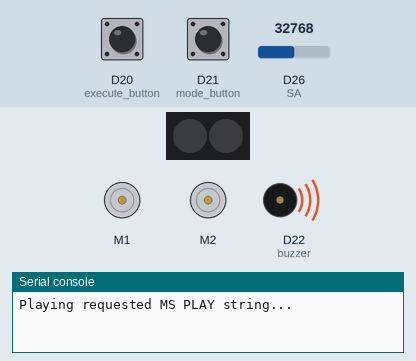
Recording of a program running on a simulated Circuit Playground running CircuitPython. Parts: 2 × DC motor (green arrow = forward, orange = backward, longer = faster), 2 RGB LEDs in strip order, left to right, buzzer (waves = sounding), the last lines printed to the serial console. The test bench sets the inputs (shaded band); at power-on: D20 (execute_button) HIGH, D21 (mode_button) HIGH, D26 (SA) = 32768 (analog values on the 0–65535 scale). Dim RGB values are drawn brighter than linear; the board's own WiFi access point starts at once; the interpreter's speed is modelled, so counts of loop turns are approximate.

Above: at 1.2 s.
1.3 s: D20 (execute_button) pulled LOW for 1 s
At 3.4 s:
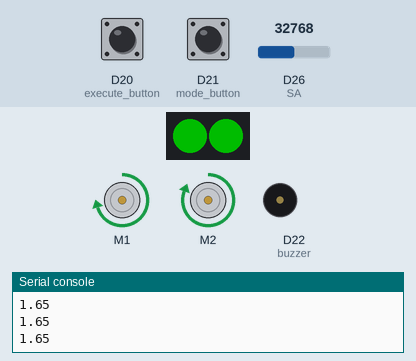
3.8 s: D21 (mode_button) pulled LOW for 1 s
At 5.7 s:
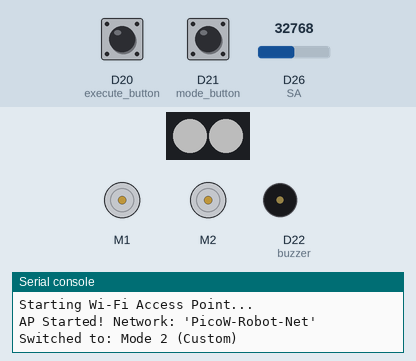
6.3 s: D21 (mode_button) pulled LOW for 0.15 s
At 7.6 s:
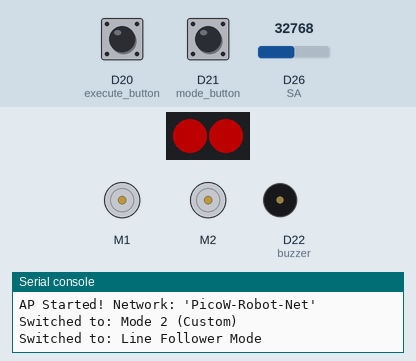
7.9 s: D21 (mode_button) pulled LOW for 3.2 s
At 8.25 s:
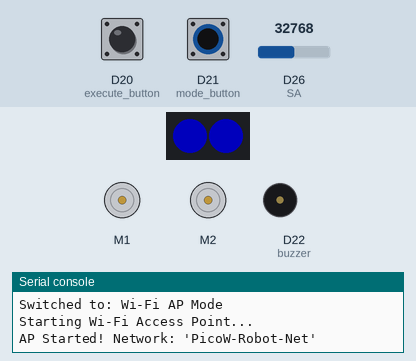
12.6 s: D20 (execute_button) pulled LOW for 0.15 s
At 12.93 s:
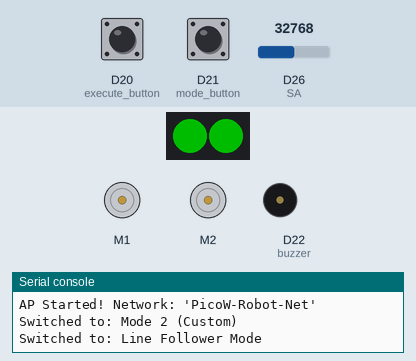
14.5 s: D26 (SA) set to 33968
16.0 s: D26 (SA) set to 35904
At 17.1 s:
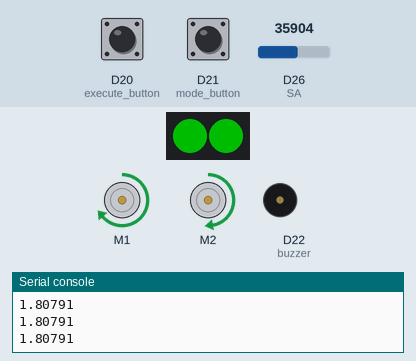
Timing chart, 0 to 18.5 s (numbered marks = the images above; inputs shaded):
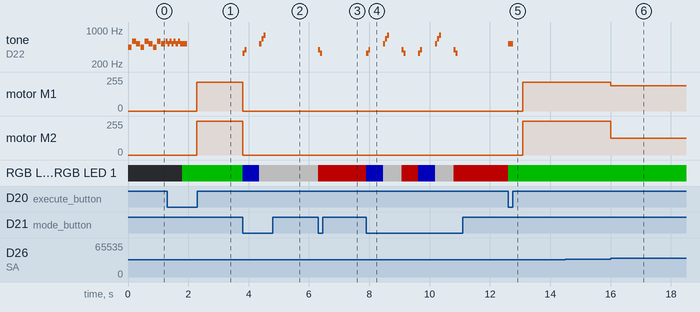

The program:

04_Line_Following.py
```python
import time
import board
import analogio
import digitalio
import pwmio
import neopixel
import wifi
import socketpool
from adafruit_motor import motor
from adafruit_httpserver import Server, Request, Response, GET
import adafruit_hcsr04


factor = 0.15 #Adjustment factor for the motor drive system

# --- MOTOR HARDWARE SETUP ---
PWM_M1A, PWM_M1B = board.GP8, board.GP9
PWM_M2A, PWM_M2B = board.GP10, board.GP11

pwm_1a = pwmio.PWMOut(PWM_M1A, frequency=5000)
pwm_1b = pwmio.PWMOut(PWM_M1B, frequency=5000)
motorL = motor.DCMotor(pwm_1a, pwm_1b)
pwm_2a = pwmio.PWMOut(PWM_M2A, frequency=5000)
pwm_2b = pwmio.PWMOut(PWM_M2B, frequency=5000)
motorR = motor.DCMotor(pwm_2a, pwm_2b)

# Ultrasonic Sensor Setup
sonar = adafruit_hcsr04.HCSR04(trigger_pin=board.GP16, echo_pin=board.GP17)

# --- SENSORS & BUTTONS ---
SA = analogio.AnalogIn(board.GP26)

execute_button = digitalio.DigitalInOut(board.GP20)
execute_button.direction = digitalio.Direction.INPUT
execute_button.pull = digitalio.Pull.UP

mode_button = digitalio.DigitalInOut(board.GP21)
mode_button.direction = digitalio.Direction.INPUT
mode_button.pull = digitalio.Pull.UP

# --- PASSIVE BUZZER SETUP (GP22) ---
buzzer = pwmio.PWMOut(board.GP22, frequency=440, duty_cycle=0, variable_frequency=True)

OCTAVE_4 = {
    'c': 261.63, 'c#': 277.18, 'd': 293.66, 'd#': 311.13, 'e': 329.63,
    'f': 349.23, 'f#': 369.99, 'g': 392.00, 'g#': 415.30, 'a': 440.00,
    'a#': 466.16, 'b': 493.88, 'p': 0
}

def play_frequency(frequency, duration):
    if frequency > 0:
        buzzer.frequency = int(frequency)
        buzzer.duty_cycle = 32768
    else:
        buzzer.duty_cycle = 0
    time.sleep(duration)
    buzzer.duty_cycle = 0
    time.sleep(duration * 0.1)

def Read_Ultrasonic():
    time.sleep(0.1)
    return sonar.distance

def play_ms_string(play_str):
    tempo, default_length, current_octave = 120, 4, 4
    i = 0
    play_str = play_str.lower()
    while i < len(play_str):
        char = play_str[i]
        if char == 'm':
            i += 2
            continue
        elif char == 't':
            val = ""
            i += 1
            while i < len(play_str) and play_str[i].isdigit():
                val += play_str[i]
                i += 1
            if val: tempo = int(val)
            continue
        elif char == 'o':
            i += 1
            if i < len(play_str) and play_str[i].isdigit():
                current_octave = int(play_str[i])
                i += 1
            continue
        elif char == 'l':
            val = ""
            i += 1
            while i < len(play_str) and play_str[i].isdigit():
                val += play_str[i]
                i += 1
            if val: default_length = int(val)
            continue
        elif char in 'abcdefgp':
            note = char
            i += 1
            if i < len(play_str) and play_str[i] in ('#', '+'):
                note += '#'
                i += 1
            note_len_val = ""
            while i < len(play_str) and play_str[i].isdigit():
                note_len_val += play_str[i]
                i += 1
            length = int(note_len_val) if note_len_val else default_length
            duration = (240 / tempo) / length
            if note in OCTAVE_4:
                base_freq = OCTAVE_4[note]
                octave_shift = current_octave - 4
                frequency = base_freq * (2 ** octave_shift)
                play_frequency(frequency, duration)
            continue
        else:
            i += 1

# --- NEOPIXEL SETUP ---
pixels = neopixel.NeoPixel(board.GP18, 2, brightness=0.3, auto_write=True)
RED, GREEN, BLUE, MAGENTA, WHITE = (255, 0, 0), (0, 255, 0), (0, 0, 255), (255, 0, 255), (255, 255, 255)

def Robot_Movement(sL, sR):
    motorL.throttle = sL
    motorR.throttle = sR

# --- ULTRA-SIMPLIFIED UI ---
html_page = """<!DOCTYPE html><html><head>
<meta name='viewport' content='width=device-width, initial-scale=1.0'>
<style>
    body { font-family: sans-serif; text-align: center; background: #222; color: white; }
    .grid { display: grid; grid-template-columns: repeat(3, 100px); gap: 10px; justify-content: center; margin-top: 50px; }
    button { width: 100px; height: 100px; font-size: 30px; background: #444; color: #fff; border: 2px solid #00adb5; border-radius: 15px; }
    button:active { background: #00adb5; }
    .stop { border-color: #ff2e63; color: #ff2e63; }
    .stop:active { background: #ff2e63; color: white; }
</style></head><body>
    <h1>Pico Robot</h1>
    <div class="grid">
        <td></td><button onclick="fetch('/f')">forward</button><td></td>
        <button onclick="fetch('/l')">left</button>
        <button class="stop" onclick="fetch('/s')">stop</button>
        <button onclick="fetch('/r')">right</button>
        <td></td><button onclick="fetch('/b')">back</button><td></td>
    </div>
</body></html>"""

# Global configuration variables
current_mode = 0
robot_started = False
server = None

def setup_ap_mode():
    print("Starting Wi-Fi Access Point...")
    try:
        wifi.radio.start_ap(ssid="PicoW-Robot-Net", password="")
        print("AP Started! Network: 'PicoW-Robot-Net'")
        pool = socketpool.SocketPool(wifi.radio)

        server_instance = Server(pool, "/ ")

        @server_instance.route("/")
        def base(request: Request):
            return Response(request, html_page, content_type="text/html")

        @server_instance.route("/f")
        def forward(request: Request):
            Robot_Movement(0.85, (0.85+factor))
            return Response(request, "OK")

        @server_instance.route("/b")
        def backward(request: Request):
            Robot_Movement(-0.85, (-0.85-factor))
            return Response(request, "OK")

        @server_instance.route("/l")
        def left(request: Request):
            Robot_Movement(-0.5, (0.5+factor))
            return Response(request, "OK")

        @server_instance.route("/r")
        def right(request: Request):
            Robot_Movement(0.5, (-0.5-factor))
            return Response(request, "OK")

        @server_instance.route("/s")
        def stop(request: Request):
            Robot_Movement(0, 0)
            return Response(request, "OK")

        server_instance.start(port=80)
        return server_instance
    except Exception as e:
        print("Failed to start AP Mode:", e)
        return None

# --- BOOT STRING AREA ---
print("Playing requested MS PLAY string...")
my_melody = "MFT240L8 O4aO5dc O4aO5dc O4aO5dc L16dcdcdcdc"
play_ms_string(my_melody)

print("System Ready. Mode 0 (Line Follower). Press GP21 to cycle modes.")
pixels.fill(RED)

while True:
    # 1. Handle Mode Toggling (GP21) — cycles 0 → 1 → 2 → 0
    if not mode_button.value:
        current_mode = (current_mode + 1) % 3
        robot_started = False
        Robot_Movement(0, 0)

        if current_mode == 0:
            print("Switched to: Line Follower Mode")
            pixels.fill(RED)
            play_ms_string("T240 L16 o4 g e")
            if server:
                server.stop()
                server = None

        elif current_mode == 1:
            print("Switched to: Wi-Fi AP Mode")
            pixels.fill(BLUE)
            play_ms_string("T240 L16 o4 e g")
            server = setup_ap_mode()

        elif current_mode == 2:
            print("Switched to: Mode 2 (Custom)")
            pixels.fill(WHITE)
            play_ms_string("T240 L16 o5 c e g")
            if server:
                server.stop()
                server = None

        time.sleep(0.4)

    # 2. Handle Starting the Mode (GP20)
    #    In Mode 2: first press starts, second press stops (toggle)
    if not execute_button.value:
        if current_mode == 2:
            robot_started = not robot_started
            if robot_started:
                pixels.fill(WHITE)
                pixels.brightness = 0.3          # bright white = running
                play_ms_string("T180 L8 o5 c")
                print("Mode 2 started")
            else:
                pixels.fill(WHITE)
                pixels.brightness = 0.15         # dim white = paused
                Robot_Movement(0, 0)
                play_ms_string("T180 L8 o4 c")
                print("Mode 2 stopped")
            time.sleep(0.3)
        elif not robot_started:
            pixels.fill(GREEN if current_mode == 0 else MAGENTA)
            play_ms_string("T180 L8 o5 c")
            robot_started = True
            time.sleep(0.3)

    # 3. Mode 0 Logic: Line Follower
    if current_mode == 0 and robot_started:
        an = (SA.value * 3.3) / 65536
        print(an)
        if 1.59 < an < 1.75:    Robot_Movement(0.85, (0.85+factor))
        elif 1.76 < an < 1.9:  Robot_Movement(0.75, (0.35+factor))
        elif 1.35 < an < 1.55:  Robot_Movement(0.35, (0.75+factor))
        elif 2.1 < an < 2.4: Robot_Movement(0.75, (0.25+factor))
        elif 0.8 < an < 1.09:  Robot_Movement(0.25, (0.75+factor))
        elif 1.91 < an < 2.0: Robot_Movement(1, 0.0)
        elif 1.1 < an < 1.35:  Robot_Movement(0.0, 1)
        elif an < 0.3 or an > 3:
            Robot_Movement(0, 0)

    # 4. Mode 1 Logic: Wi-Fi AP Server
    elif current_mode == 1 and robot_started and server:
        server.poll()

    # 5. Mode 2 Logic: Custom — put your code below
    elif current_mode == 2 and robot_started:
        try:
            Distance = Read_Ultrasonic()
            print(f"Distance: {Distance} cm")

            if Distance < 10:  # Obstacle detected
                print("Turn Left")
                Robot_Movement(-0.8, 0.9)  # Turn Left
                time.sleep(0.5)
            else:  # No obstacle
                Robot_Movement(0.9, 1)  # Move Forward
        except RuntimeError:
            print("Ultrasonic sensor error. Retrying...")
            Robot_Movement(0, 0)  # Stop in case of sensor error
            time.sleep(0.1)
        pass
    time.sleep(0.01)
```

Measured:
- the behaviour switches between 34944 and 34960 on D26 (SA) (found by bisection; images 5 and 6)
- after the input at 1.3 s, motor M1: stopped → forward 216/255 after 0.98 s; motor M2: stopped → forward 255/255 after 0.98 s
- after the input at 3.8 s, tone on D22 (buzzer): plays 329 Hz for 0.07 s, 392 Hz for 0.06 s, 523 Hz for 0.07 s, 659 Hz for 0.07 s, 784 Hz for 0.06 s, starting at once; motor M1: forward 216/255 → stopped at once; motor M2: forward 255/255 → stopped at once; RGB LED 0, RGB LED 1: RGB(0, 76, 0) → RGB(0, 0, 76) at once, → RGB(76, 76, 76) 0.55 s later
- after the input at 6.3 s, tone on D22 (buzzer): silent → 392 Hz at once, → 329 Hz 0.07 s later, → silent 0.06 s later; RGB LED 0, RGB LED 1: RGB(76, 76, 76) → RGB(76, 0, 0) at once
- after the input at 12.6 s, tone on D22 (buzzer): silent → 523 Hz at once, → silent 0.17 s later; motor M1: stopped → forward 216/255 after 0.49 s; motor M2: stopped → forward 255/255 after 0.49 s; RGB LED 0, RGB LED 1: RGB(76, 0, 0) → RGB(0, 76, 0) at once
- after the input at 16.0 s, motor M1: forward 216/255 → forward 191/255 at once; motor M2: forward 255/255 → forward 127/255 at once
- by itself, tone on D22 (buzzer): plays 523 Hz for 0.07 s, 587 Hz for 0.07 s, 523 Hz for 0.07 s, 587 Hz for 0.07 s, 523 Hz for 0.07 s, 587 Hz for 0.07 s … (8 notes in this stretch)
